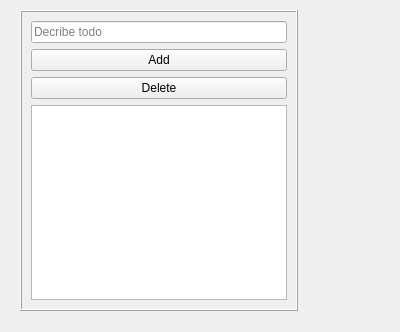
<?xml version="1.0" encoding="UTF-8"?>
<ui version="4.0">
 <class>Form</class>
 <widget class="QWidget" name="Form">
  <property name="geometry">
   <rect>
    <x>0</x>
    <y>0</y>
    <width>400</width>
    <height>332</height>
   </rect>
  </property>
  <property name="windowTitle">
   <string>Form</string>
  </property>
  <widget class="QFrame" name="frame">
   <property name="geometry">
    <rect>
     <x>20</x>
     <y>10</y>
     <width>278</width>
     <height>301</height>
    </rect>
   </property>
   <property name="autoFillBackground">
    <bool>true</bool>
   </property>
   <property name="frameShape">
    <enum>QFrame::Box</enum>
   </property>
   <property name="frameShadow">
    <enum>QFrame::Raised</enum>
   </property>
   <layout class="QVBoxLayout" name="verticalLayout">
    <item>
     <widget class="QLineEdit" name="item_input">
      <property name="placeholderText">
       <string>Decribe todo</string>
      </property>
     </widget>
    </item>
    <item>
     <widget class="QPushButton" name="add_btn">
      <property name="text">
       <string>Add</string>
      </property>
     </widget>
    </item>
    <item>
     <widget class="QPushButton" name="delete_btn">
      <property name="text">
       <string>Delete</string>
      </property>
     </widget>
    </item>
    <item>
     <widget class="QListWidget" name="listWidget"/>
    </item>
   </layout>
  </widget>
 </widget>
 <resources/>
 <connections/>
</ui>
